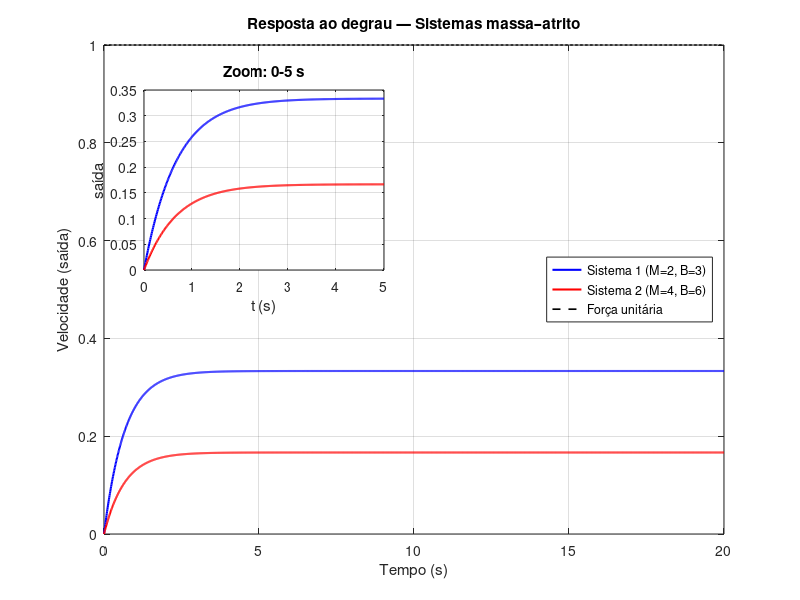
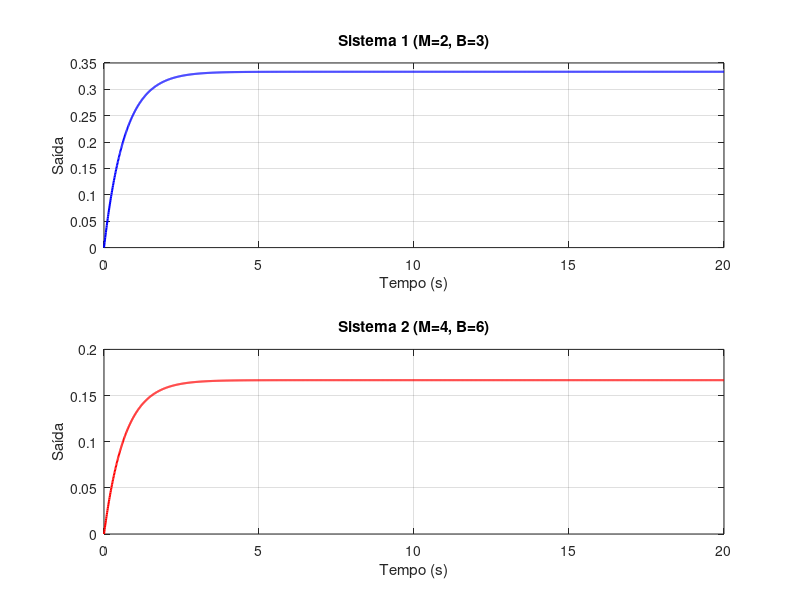
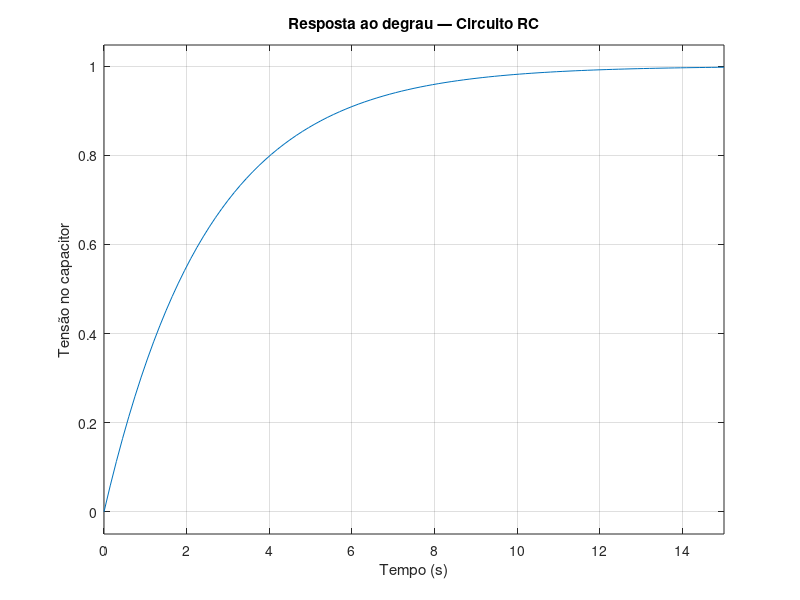
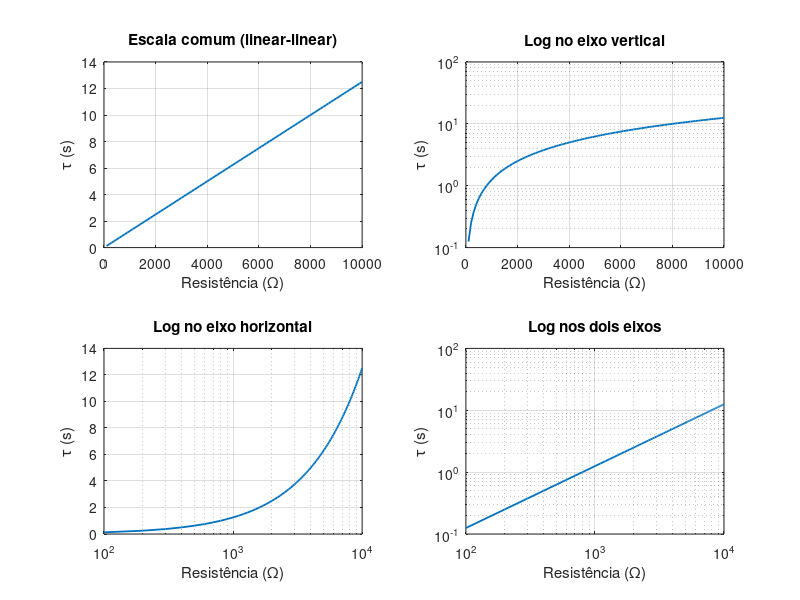

Write the MATLAB code that produced these figures, in order. (Note: this script raises an error after producing the figures.)
%% Config
clc;
clear;
close all;

%% Exercício 01
massa1 = 2;
massa2 = 4;
atrito1 = 3;
atrito2 = 6;

ft1 = tf(1, [massa1 atrito1]);
ft2 = tf(1, [massa2 atrito2]);

disp("Funções de Transferência")
disp("Sistema 1")
ft1
disp("Sistema 2")
ft2

tempo = 0:0.01:20;
[saida1, tempo1] = step(ft1, tempo);
[saida2, tempo2] = step(ft2, tempo);

% Respostas juntas + força unitária tracejada
figure('Name','Ex1 - Respostas juntas');
plot(tempo1, saida1, 'b', 'LineWidth', 1.5); hold on;
plot(tempo2, saida2, 'r', 'LineWidth', 1.5);
plot(tempo, ones(size(tempo)), 'k--', 'LineWidth', 1.2);
hold off;
title('Resposta ao degrau — Sistemas massa–atrito');
xlabel('Tempo (s)'); ylabel('Velocidade (saída)');
legend('Sistema 1 (M=2, B=3)','Sistema 2 (M=4, B=6)','Força unitária', ...
       'Location','east');
grid on;

% Janela de zoom (0-5 s) no canto superior esquerdo
faixa = tempo <= 5;
axes('Position',[0.18 0.55 0.30 0.30]);
box on;
plot(tempo1(faixa), saida1(faixa), 'b', 'LineWidth',1.5);
hold on;
plot(tempo2(faixa), saida2(faixa), 'r', 'LineWidth',1.5);
hold off;
title('Zoom: 0-5 s');
xlabel('t (s)');
ylabel('saída');
grid on;

% Respostas separadas
figure('Name','Ex1 - Respostas separadas');
subplot(2,1,1);
plot(tempo1, saida1, 'b', 'LineWidth', 1.5);
title('Sistema 1 (M=2, B=3)');
xlabel('Tempo (s)'); ylabel('Saída'); grid on;

subplot(2,1,2);
plot(tempo2, saida2, 'r', 'LineWidth', 1.5);
title('Sistema 2 (M=4, B=6)');
xlabel('Tempo (s)'); ylabel('Saída'); grid on;

%% Exercício 02
resistencia = 2000;
tau = 2.5;
capacitancia = tau / resistencia;
ftRC = tf(1, [tau 1]);

disp('=== Exercício 2: Circuito RC ===')
fprintf('Capacitância calculada: C = %g F\n', capacitancia);
disp('Função de Transferência:')
ftRC

figure('Name','Ex2 - Resposta ao degrau RC');
step(ftRC, 15);
title('Resposta ao degrau — Circuito RC');
xlabel('Tempo (s)'); ylabel('Tensão no capacitor');
grid on;

% Varredura de resistências e constantes de tempo
resistenciaTeste = 100:100:10000;
tauTeste = resistenciaTeste * capacitancia;

figure('Name','Ex2 - Comparação de escalas');

subplot(2,2,1);
plot(resistenciaTeste, tauTeste, 'LineWidth', 1.3);
title('Escala comum (linear-linear)');
xlabel('Resistência (\Omega)'); ylabel('\tau (s)'); grid on;

subplot(2,2,2);
semilogy(resistenciaTeste, tauTeste, 'LineWidth', 1.3);
title('Log no eixo vertical');
xlabel('Resistência (\Omega)'); ylabel('\tau (s)'); grid on;

subplot(2,2,3);
semilogx(resistenciaTeste, tauTeste, 'LineWidth', 1.3);
title('Log no eixo horizontal');
xlabel('Resistência (\Omega)'); ylabel('\tau (s)'); grid on;

subplot(2,2,4);
loglog(resistenciaTeste, tauTeste, 'LineWidth', 1.3);
title('Log nos dois eixos');
xlabel('Resistência (\Omega)'); ylabel('\tau (s)'); grid on;

%% Exercício 03
tempo3 = (0:25)';
entrada3 = [0 0 0 0 1 1 1 1 1 1 1 1 1 1 1 1 1 1 1 1 1 1 1 1 1 1];
saidaExp3 = [0.008 0.012 0.006 0.010 0.020 0.382 0.671 0.903 1.082 1.226 1.335 ...
    1.425 1.492 1.547 1.587 1.618 1.642 1.660 1.674 1.684 1.692 1.698 ...
    1.702 1.706 1.709 1.711];

entrada3 = entrada3(:);
saidaExp3 = saidaExp3(:);

figure('Name','Ex3 - Entrada e Saída');
subplot(2,1,1);
plot(tempo3, entrada3, 'b', 'LineWidth', 1.5);
title('Entrada u'); xlabel('Tempo (s)'); ylabel('u'); grid on;

subplot(2,1,2);
plot(tempo3, saidaExp3, 'r', 'LineWidth', 1.5);
title('Saída y'); xlabel('Tempo (s)'); ylabel('y'); grid on;

figure('Name','Ex3 - plot3');
plot3(tempo3, entrada3, saidaExp3, 'LineWidth', 1.5);
title('Visualização 3D — tempo x entrada x saída');
xlabel('Tempo (s)'); ylabel('Entrada u'); zlabel('Saída y');
grid on;

% Identificação da FT (1 polo, 0 zeros)
periodoAmostragem = 1;
dados3 = iddata(saidaExp3, entrada3, periodoAmostragem);
ftEstimada3 = tfest(dados3, 1, 0);

disp('=== Exercício 3: Função de Transferência Estimada ===')
ftEstimada3

figure('Name','Ex3 - Compare');
compare(dados3, ftEstimada3);
title('Comparação: dados experimentais x modelo');
grid on;

figure('Name','Ex3 - Step do modelo');
step(ftEstimada3, 25);
title('Resposta ao degrau do modelo identificado');
xlabel('Tempo (s)'); ylabel('Saída'); grid on;

%% Exercício 04
resistencia1 = 1000; tau1 = 1.2;
resistencia2 = 2000; tau2 = 2.8;
resistencia3 = 3000; tau3 = 3.9;
resistencia4 = 5000; tau4 = 7.0;

capacitancia1 = tau1 / resistencia1;
capacitancia2 = tau2 / resistencia2;
capacitancia3 = tau3 / resistencia3;
capacitancia4 = tau4 / resistencia4;

disp('=== Exercício 4: Capacitâncias ===')
fprintf('C1 = %g F\n', capacitancia1);
fprintf('C2 = %g F\n', capacitancia2);
fprintf('C3 = %g F\n', capacitancia3);
fprintf('C4 = %g F\n', capacitancia4);

resistenciaVetor = [resistencia1 resistencia2 resistencia3 resistencia4];
tauVetor = [tau1 tau2 tau3 tau4];
capacitanciaVetor = [capacitancia1 capacitancia2 capacitancia3 capacitancia4];

figure('Name','Ex4 - plot3 experimentos');
plot3(resistenciaVetor, tauVetor, capacitanciaVetor, 'o-', 'LineWidth', 1.5, 'MarkerFaceColor','b');
title('Experimentos RC — R x \tau x C');
xlabel('Resistência (\Omega)'); ylabel('\tau (s)'); zlabel('Capacitância (F)');
grid on;

% Experimento 3: FT e resposta ao degrau
ftExp3 = tf(1, [tau3 1]);

tempo4 = 0:0.01:20;
[saida4, tempo4] = step(ftExp3, tempo4);

figure('Name','Ex4 - Step Experimento 3');
plot(tempo4, saida4, 'b', 'LineWidth', 1.5);
title('Resposta ao degrau — Experimento 3');
xlabel('Tempo (s)'); ylabel('Tensão no capacitor'); grid on;

% Janela de zoom (0-5 s)
faixa4 = tempo4 <= 5;
axes('Position',[0.50 0.25 0.35 0.35]);
box on;
plot(tempo4(faixa4), saida4(faixa4), 'b', 'LineWidth', 1.5);
title('Zoom: 0–5 s'); xlabel('t (s)'); ylabel('saída'); grid on;

%% Exercício 05
massaA = 3; atritoA = 5;
ftA = tf(1, [massaA atritoA]);

resistenciaB = 1500; tauB = 3;
capacitanciaB = tauB / resistenciaB;
ftB = tf(1, [tauB 1]);

tempoC = (0:20)';
entradaC = [0 0 0 1 1 1 1 1 1 1 1 1 1 1 1 1 1 1 1 1 1];
saidaC = [0.010 0.006 0.012 0.018 0.408 0.706 0.934 1.103 1.229 1.322 1.391 ...
      1.441 1.479 1.505 1.526 1.540 1.551 1.558 1.564 1.568 1.571];
entradaC = entradaC(:);
saidaC = saidaC(:);

periodoAmostragem = 1;
dadosC = iddata(saidaC, entradaC, periodoAmostragem);
ftC = tfest(dadosC, 1, 0);

disp('=== Exercício 5 ===')
disp('Sistema A — FT:')
ftA
fprintf('Sistema B — Capacitância: C = %g F\n', capacitanciaB);
disp('Sistema B — FT:')
ftB
disp('Sistema C — FT estimada:')
ftC

figure('Name','Ex5 - Três respostas ao degrau');
subplot(3,1,1);
step(ftA, 20);
title('Sistema A — Caixa Branca'); xlabel('Tempo (s)'); ylabel('Saída'); grid on;

subplot(3,1,2);
step(ftB, 20);
title('Sistema B — Caixa Cinza'); xlabel('Tempo (s)'); ylabel('Saída'); grid on;

subplot(3,1,3);
step(ftC, 20);
title('Sistema C — Caixa Preta'); xlabel('Tempo (s)'); ylabel('Saída'); grid on;

figure('Name','Ex5 - Entrada e Saída Sistema C');
subplot(2,1,1);
plot(tempoC, entradaC, 'b', 'LineWidth', 1.5);
title('Entrada u — Sistema C'); xlabel('Tempo (s)'); ylabel('u'); grid on;

subplot(2,1,2);
plot(tempoC, saidaC, 'r', 'LineWidth', 1.5);
title('Saída y — Sistema C'); xlabel('Tempo (s)'); ylabel('y'); grid on;

figure('Name','Ex5 - Compare Sistema C');
compare(dadosC, ftC);
title('Comparação — Sistema C: dados x modelo'); grid on;

% Caixa Branca (A): física conhecida, parâmetros conhecidos, FT deduzida.
% Caixa Cinza (B): estrutura conhecida, parâmetro (C) obtido de medida.
% Caixa Preta (C): só entrada/saída, modelo obtido por identificação.
